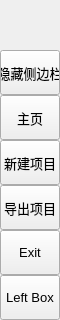
        <widget class="QFrame" name="leftMenuBg">
         <property name="minimumSize">
          <size>
           <width>60</width>
           <height>0</height>
          </size>
         </property>
         <property name="maximumSize">
          <size>
           <width>60</width>
           <height>16777215</height>
          </size>
         </property>
         <property name="frameShape">
          <enum>QFrame::NoFrame</enum>
         </property>
         <property name="frameShadow">
          <enum>QFrame::Raised</enum>
         </property>
         <layout class="QVBoxLayout" name="verticalLayout_3">
          <property name="spacing">
           <number>0</number>
          </property>
          <property name="leftMargin">
           <number>0</number>
          </property>
          <property name="topMargin">
           <number>0</number>
          </property>
          <property name="rightMargin">
           <number>0</number>
          </property>
          <property name="bottomMargin">
           <number>0</number>
          </property>
          <item>
           <widget class="QFrame" name="topLogoInfo">
            <property name="minimumSize">
             <size>
              <width>0</width>
              <height>50</height>
             </size>
            </property>
            <property name="maximumSize">
             <size>
              <width>16777215</width>
              <height>50</height>
             </size>
            </property>
            <property name="frameShape">
             <enum>QFrame::NoFrame</enum>
            </property>
            <property name="frameShadow">
             <enum>QFrame::Raised</enum>
            </property>
            <widget class="QFrame" name="topLogo">
             <property name="geometry">
              <rect>
               <x>10</x>
               <y>10</y>
               <width>42</width>
               <height>42</height>
              </rect>
             </property>
             <property name="minimumSize">
              <size>
               <width>42</width>
               <height>42</height>
              </size>
             </property>
             <property name="maximumSize">
              <size>
               <width>120</width>
               <height>120</height>
              </size>
             </property>
             <property name="frameShape">
              <enum>QFrame::NoFrame</enum>
             </property>
             <property name="frameShadow">
              <enum>QFrame::Raised</enum>
             </property>
            </widget>
            <widget class="QLabel" name="titleLeftApp">
             <property name="geometry">
              <rect>
               <x>70</x>
               <y>8</y>
               <width>160</width>
               <height>20</height>
              </rect>
             </property>
             <property name="font">
              <font>
               <family>Segoe UI Semibold</family>
               <pointsize>12</pointsize>
               <italic>false</italic>
               <fontweight></fontweight>
              </font>
             </property>
             <property name="text">
              <string>光刃工作室</string>
             </property>
             <property name="alignment">
              <set>Qt::AlignLeading|Qt::AlignLeft|Qt::AlignTop</set>
             </property>
            </widget>
            <widget class="QLabel" name="titleLeftDescription">
             <property name="geometry">
              <rect>
               <x>70</x>
               <y>27</y>
               <width>160</width>
               <height>16</height>
              </rect>
             </property>
             <property name="maximumSize">
              <size>
               <width>16777215</width>
               <height>16</height>
              </size>
             </property>
             <property name="font">
              <font>
               <family>Segoe UI</family>
               <pointsize>8</pointsize>
               <italic>false</italic>
               <bold>false</bold>
              </font>
             </property>
             <property name="text">
              <string>安徽工业大学</string>
             </property>
             <property name="alignment">
              <set>Qt::AlignLeading|Qt::AlignLeft|Qt::AlignTop</set>
             </property>
            </widget>
           </widget>
          </item>
          <item>
           <widget class="QFrame" name="leftMenuFrame">
            <property name="frameShape">
             <enum>QFrame::NoFrame</enum>
            </property>
            <property name="frameShadow">
             <enum>QFrame::Raised</enum>
            </property>
            <layout class="QVBoxLayout" name="verticalMenuLayout">
             <property name="spacing">
              <number>0</number>
             </property>
             <property name="leftMargin">
              <number>0</number>
             </property>
             <property name="topMargin">
              <number>0</number>
             </property>
             <property name="rightMargin">
              <number>0</number>
             </property>
             <property name="bottomMargin">
              <number>0</number>
             </property>
             <item>
              <widget class="QFrame" name="toggleBox">
               <property name="maximumSize">
                <size>
                 <width>16777215</width>
                 <height>45</height>
                </size>
               </property>
               <property name="frameShape">
                <enum>QFrame::NoFrame</enum>
               </property>
               <property name="frameShadow">
                <enum>QFrame::Raised</enum>
               </property>
               <layout class="QVBoxLayout" name="verticalLayout_4">
                <property name="spacing">
                 <number>0</number>
                </property>
                <property name="leftMargin">
                 <number>0</number>
                </property>
                <property name="topMargin">
                 <number>0</number>
                </property>
                <property name="rightMargin">
                 <number>0</number>
                </property>
                <property name="bottomMargin">
                 <number>0</number>
                </property>
                <item>
                 <widget class="QPushButton" name="toggleButton">
                  <property name="sizePolicy">
                   <sizepolicy hsizetype="Expanding" vsizetype="Fixed">
                    <horstretch>0</horstretch>
                    <verstretch>0</verstretch>
                   </sizepolicy>
                  </property>
                  <property name="minimumSize">
                   <size>
                    <width>0</width>
                    <height>45</height>
                   </size>
                  </property>
                  <property name="font">
                   <font>
                    <family>Segoe UI</family>
                    <pointsize>10</pointsize>
                    <italic>false</italic>
                    <bold>false</bold>
                   </font>
                  </property>
                  <property name="cursor">
                   <cursorShape>PointingHandCursor</cursorShape>
                  </property>
                  <property name="layoutDirection">
                   <enum>Qt::LeftToRight</enum>
                  </property>
                  <property name="styleSheet">
                   <string notr="true">background-image: url(:/icons/images/icons/icon_menu.png);</string>
                  </property>
                  <property name="text">
                   <string>隐藏侧边栏</string>
                  </property>
                  <property name="iconSize">
                   <size>
                    <width>16</width>
                    <height>16</height>
                   </size>
                  </property>
                 </widget>
                </item>
               </layout>
              </widget>
             </item>
             <item alignment="Qt::AlignTop">
              <widget class="QFrame" name="topMenu">
               <property name="frameShape">
                <enum>QFrame::NoFrame</enum>
               </property>
               <property name="frameShadow">
                <enum>QFrame::Raised</enum>
               </property>
               <layout class="QVBoxLayout" name="verticalLayout_8">
                <property name="spacing">
                 <number>0</number>
                </property>
                <property name="leftMargin">
                 <number>0</number>
                </property>
                <property name="topMargin">
                 <number>0</number>
                </property>
                <property name="rightMargin">
                 <number>0</number>
                </property>
                <property name="bottomMargin">
                 <number>0</number>
                </property>
                <item>
                 <widget class="QPushButton" name="btn_home">
                  <property name="sizePolicy">
                   <sizepolicy hsizetype="Expanding" vsizetype="Fixed">
                    <horstretch>0</horstretch>
                    <verstretch>0</verstretch>
                   </sizepolicy>
                  </property>
                  <property name="minimumSize">
                   <size>
                    <width>0</width>
                    <height>45</height>
                   </size>
                  </property>
                  <property name="font">
                   <font>
                    <family>Segoe UI</family>
                    <pointsize>10</pointsize>
                    <italic>false</italic>
                    <bold>false</bold>
                   </font>
                  </property>
                  <property name="cursor">
                   <cursorShape>PointingHandCursor</cursorShape>
                  </property>
                  <property name="layoutDirection">
                   <enum>Qt::LeftToRight</enum>
                  </property>
                  <property name="styleSheet">
                   <string notr="true">background-image: url(:/icons/images/icons/cil-home.png);</string>
                  </property>
                  <property name="text">
                   <string>主页</string>
                  </property>
                 </widget>
                </item>
                <item>
                 <widget class="QPushButton" name="btn_new">
                  <property name="sizePolicy">
                   <sizepolicy hsizetype="Expanding" vsizetype="Fixed">
                    <horstretch>0</horstretch>
                    <verstretch>0</verstretch>
                   </sizepolicy>
                  </property>
                  <property name="minimumSize">
                   <size>
                    <width>0</width>
                    <height>45</height>
                   </size>
                  </property>
                  <property name="font">
                   <font>
                    <family>Segoe UI</family>
                    <pointsize>10</pointsize>
                    <italic>false</italic>
                    <bold>false</bold>
                   </font>
                  </property>
                  <property name="cursor">
                   <cursorShape>PointingHandCursor</cursorShape>
                  </property>
                  <property name="layoutDirection">
                   <enum>Qt::LeftToRight</enum>
                  </property>
                  <property name="styleSheet">
                   <string notr="true">background-image: url(:/icons/images/icons/cil-file.png);</string>
                  </property>
                  <property name="text">
                   <string>新建项目</string>
                  </property>
                 </widget>
                </item>
                <item>
                 <widget class="QPushButton" name="btn_save">
                  <property name="sizePolicy">
                   <sizepolicy hsizetype="Expanding" vsizetype="Fixed">
                    <horstretch>0</horstretch>
                    <verstretch>0</verstretch>
                   </sizepolicy>
                  </property>
                  <property name="minimumSize">
                   <size>
                    <width>0</width>
                    <height>45</height>
                   </size>
                  </property>
                  <property name="font">
                   <font>
                    <family>Segoe UI</family>
                    <pointsize>10</pointsize>
                    <italic>false</italic>
                    <bold>false</bold>
                   </font>
                  </property>
                  <property name="cursor">
                   <cursorShape>PointingHandCursor</cursorShape>
                  </property>
                  <property name="layoutDirection">
                   <enum>Qt::LeftToRight</enum>
                  </property>
                  <property name="styleSheet">
                   <string notr="true">background-image: url(:/icons/images/icons/cil-save.png)</string>
                  </property>
                  <property name="text">
                   <string>导出项目</string>
                  </property>
                 </widget>
                </item>
                <item>
                 <widget class="QPushButton" name="btn_exit">
                  <property name="sizePolicy">
                   <sizepolicy hsizetype="Expanding" vsizetype="Fixed">
                    <horstretch>0</horstretch>
                    <verstretch>0</verstretch>
                   </sizepolicy>
                  </property>
                  <property name="minimumSize">
                   <size>
                    <width>0</width>
                    <height>45</height>
                   </size>
                  </property>
                  <property name="font">
                   <font>
                    <family>Segoe UI</family>
                    <pointsize>10</pointsize>
                    <italic>false</italic>
                    <bold>false</bold>
                   </font>
                  </property>
                  <property name="cursor">
                   <cursorShape>PointingHandCursor</cursorShape>
                  </property>
                  <property name="layoutDirection">
                   <enum>Qt::LeftToRight</enum>
                  </property>
                  <property name="styleSheet">
                   <string notr="true">background-image: url(:/icons/images/icons/cil-x.png);</string>
                  </property>
                  <property name="text">
                   <string>Exit</string>
                  </property>
                 </widget>
                </item>
               </layout>
              </widget>
             </item>
             <item alignment="Qt::AlignBottom">
              <widget class="QFrame" name="bottomMenu">
               <property name="frameShape">
                <enum>QFrame::NoFrame</enum>
               </property>
               <property name="frameShadow">
                <enum>QFrame::Raised</enum>
               </property>
               <layout class="QVBoxLayout" name="verticalLayout_9">
                <property name="spacing">
                 <number>0</number>
                </property>
                <property name="leftMargin">
                 <number>0</number>
                </property>
                <property name="topMargin">
                 <number>0</number>
                </property>
                <property name="rightMargin">
                 <number>0</number>
                </property>
                <property name="bottomMargin">
                 <number>0</number>
                </property>
                <item>
                 <widget class="QPushButton" name="toggleLeftBox">
                  <property name="sizePolicy">
                   <sizepolicy hsizetype="Expanding" vsizetype="Fixed">
                    <horstretch>0</horstretch>
                    <verstretch>0</verstretch>
                   </sizepolicy>
                  </property>
                  <property name="minimumSize">
                   <size>
                    <width>0</width>
                    <height>45</height>
                   </size>
                  </property>
                  <property name="font">
                   <font>
                    <family>Segoe UI</family>
                    <pointsize>10</pointsize>
                    <italic>false</italic>
                    <bold>false</bold>
                   </font>
                  </property>
                  <property name="cursor">
                   <cursorShape>PointingHandCursor</cursorShape>
                  </property>
                  <property name="layoutDirection">
                   <enum>Qt::LeftToRight</enum>
                  </property>
                  <property name="styleSheet">
                   <string notr="true">background-image: url(:/icons/images/icons/icon_settings.png);</string>
                  </property>
                  <property name="text">
                   <string>Left Box</string>
                  </property>
                 </widget>
                </item>
               </layout>
              </widget>
             </item>
            </layout>
           </widget>
          </item>
         </layout>
        </widget>
